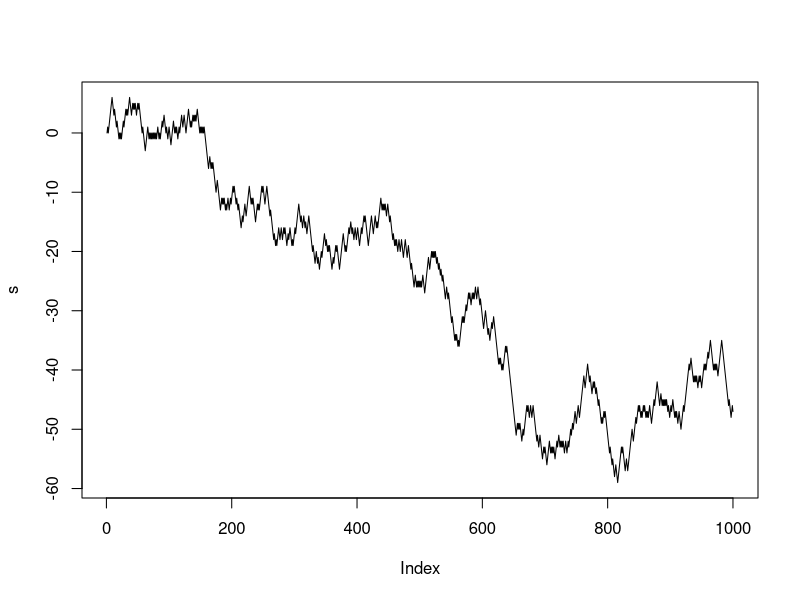

Recreate this plot in R.
#simulate simple random walk
#
#set probability of moving up at time t+1
#initialize set of moves
p<-0.5
s<-0


N = 1000
#initialize position at time 0
s[1] = 0
#generate N random values from Uniform(0,1) distribution
#assign 1 if < p, -1 if >=p
for(i in 2:N)
{
x = runif(1)
if(x<p) {s[i]=s[i-1]+1} else {s[i]=s[i-1]-1}
}  
plot(s, type ="l")

